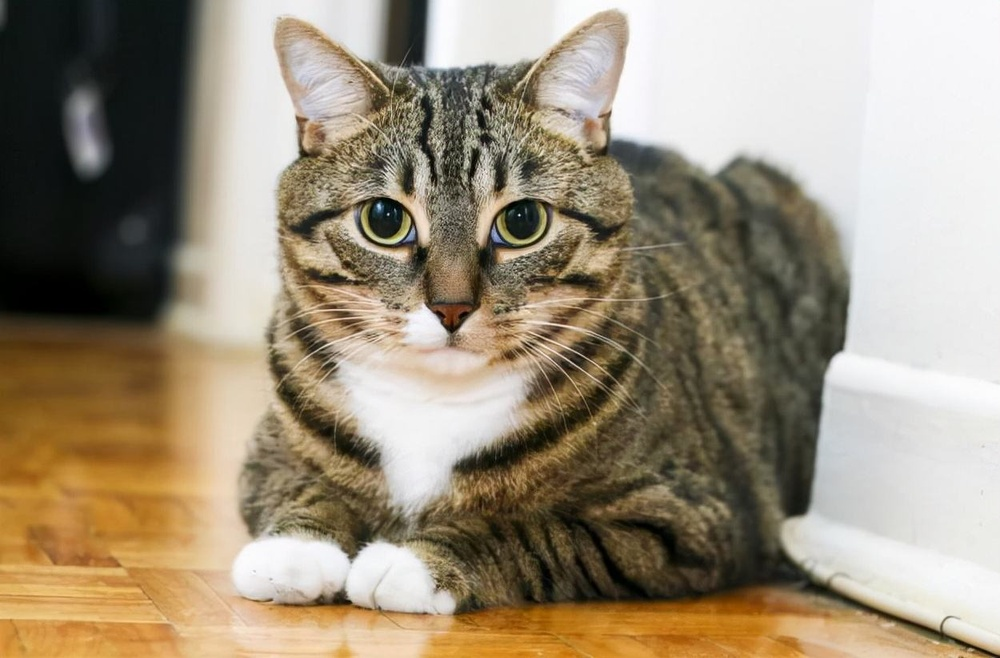
#> input picture lihuacat.jpeg, 1000 x 658 px, shrunk from 1250 x 822 before the run, found by its file name
$ python '5.1 canny边缘检测.py'
#> lines starting #> are read from the running program, lines starting #| are printed output that depends on the picture; after the words box and inside, x2 and y2 are one past the last pixel; in counts of white or black regions, pixels touching at a corner belong together
# @Time: 2023/1/27 20:30
# @File: 5.1 canny边缘检测.py
import cv2
import numpy as np

lihuacat = cv2.imread(r'D:\xzc\python\opencv\lihuacat.jpeg')
#> lihuacat is the input picture: shape (658, 1000, 3); mean B, G, R 123.1, 143.7, 156.4
cat1 = cv2.Canny(lihuacat,100,500)  #数字分别对应 最大最小阈值，可以给小一点阈值，得到较为精细的边缘
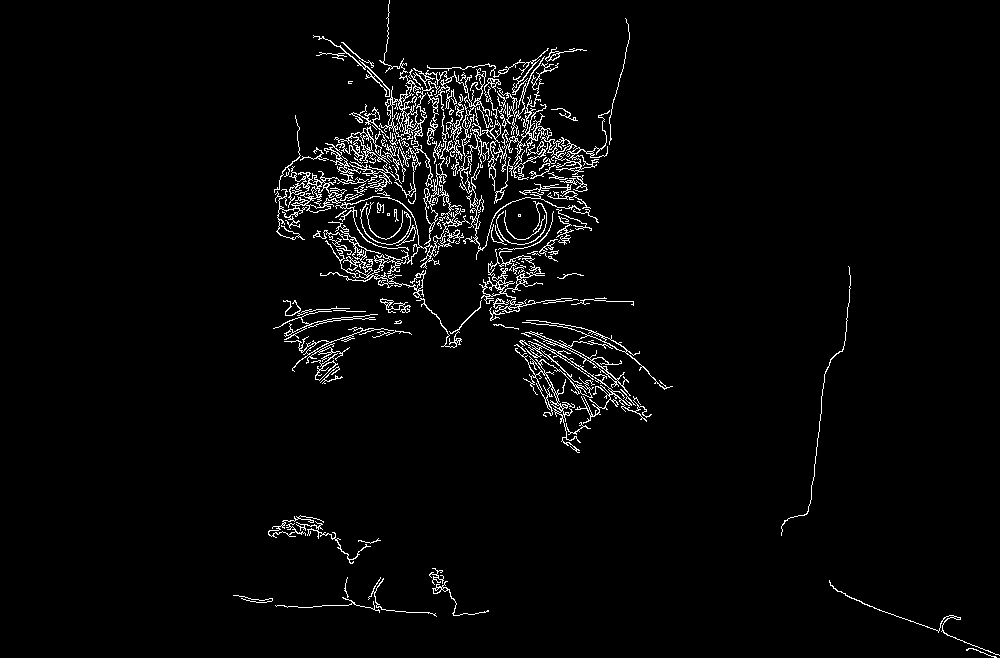
#> cat1: shape (658, 1000); 3.1% white in thin lines or dots, all inside (x1, y1, x2, y2) = (233, 0, 1000, 658)
cat2 = cv2.Canny(lihuacat,80,120)
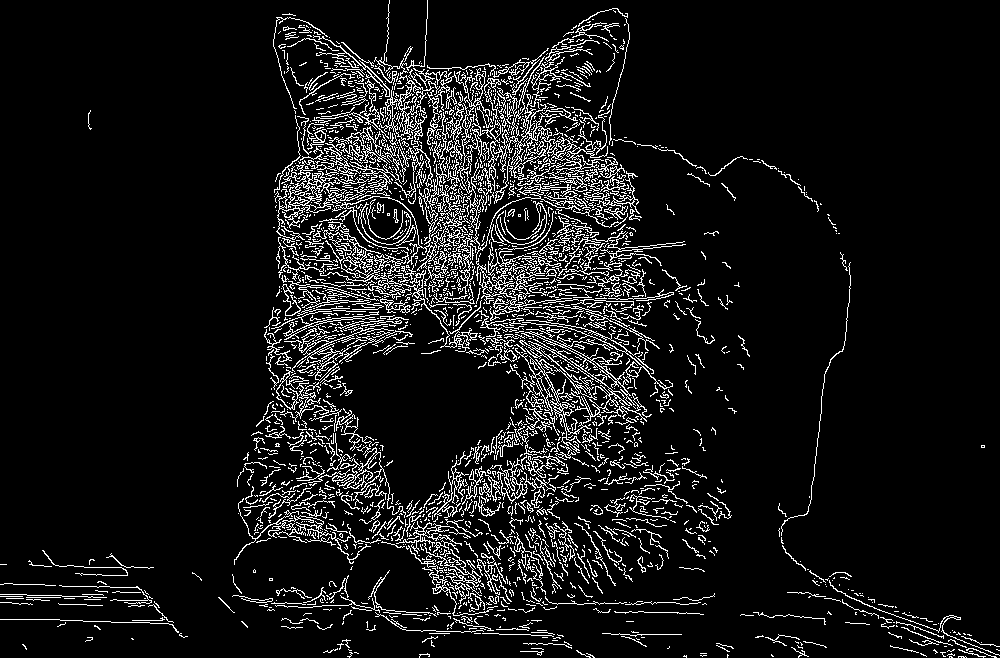
#> cat2: shape (658, 1000); 8.7% white in thin lines or dots
cv2.imshow('lihuacat',np.hstack((cat1,cat2)))
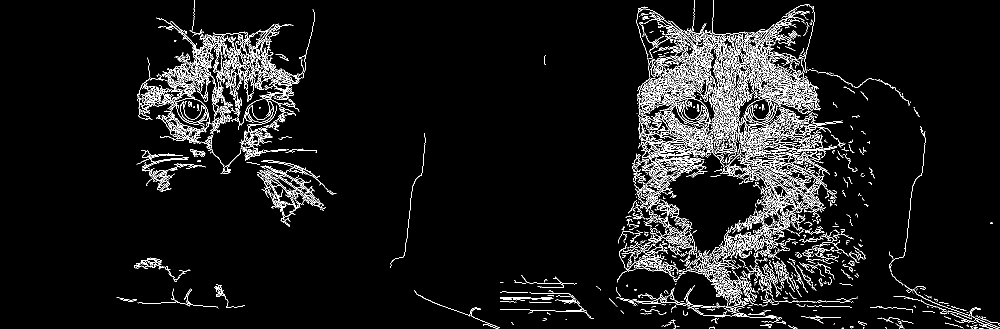
#> window 'lihuacat': shape (658, 2000) (shown at 1/2 size); 5.9% white in thin lines or dots, all inside (x1, y1, x2, y2) = (233, 0, 2000, 658)
cv2.waitKey()
cv2.destroyAllWindows()

$ run again, with cat.jpeg copied over lihuacat.jpeg
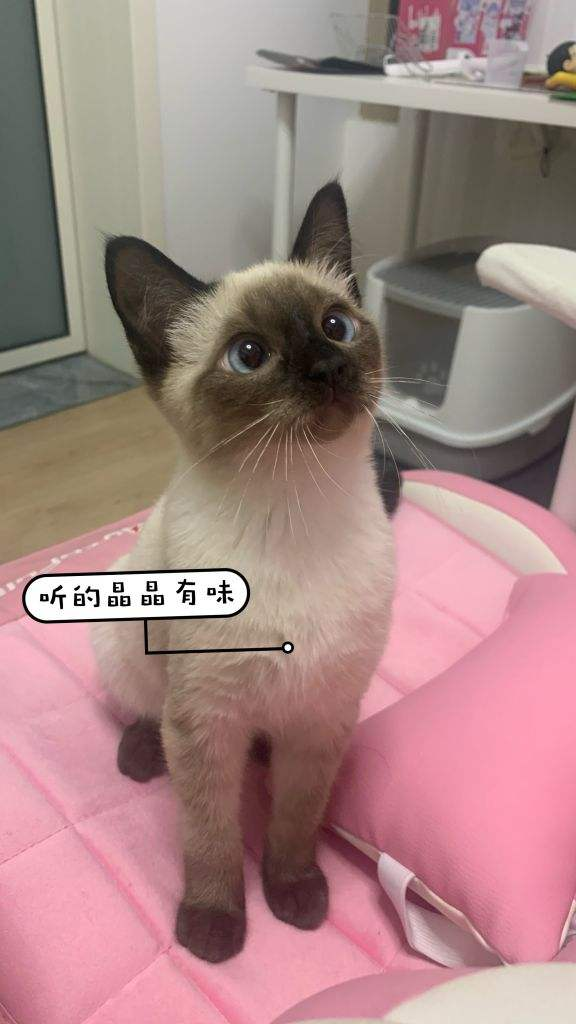
#> input picture cat.jpeg, 576 x 1024 px, found by its file name
#> lihuacat is the input picture: shape (1024, 576, 3); mean B, G, R 131.9, 133.2, 164.9
#> `cat1 = cv2.Canny(lihuacat,100,500)`:
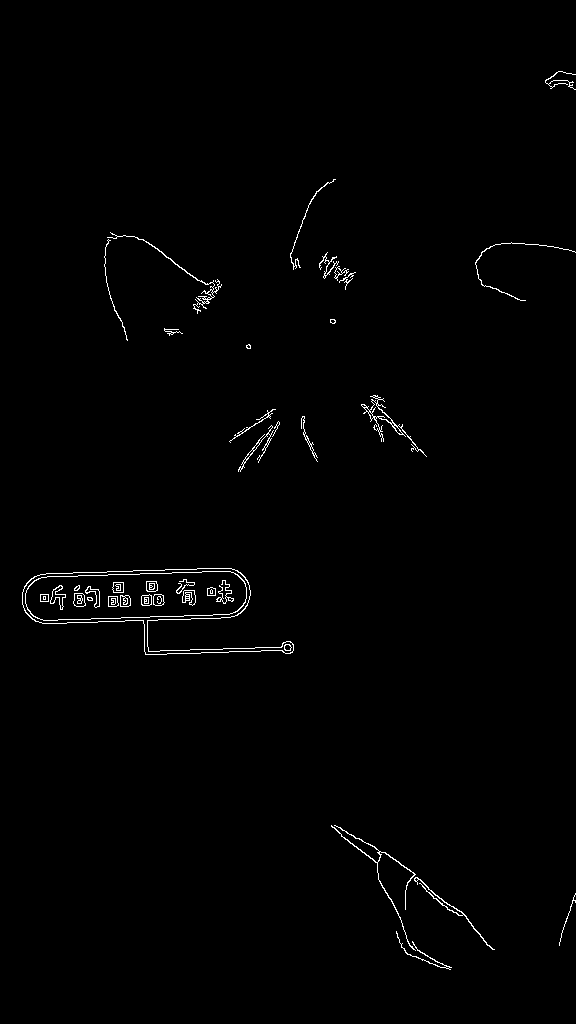
#> cat1: shape (1024, 576); 0.88% white in thin lines or dots, all inside (x1, y1, x2, y2) = (22, 71, 576, 970)
#> cat2: shape (1024, 576); 4.1% white in thin lines or dots
#> `cv2.imshow('lihuacat',np.hstack((cat1,cat2)))`:
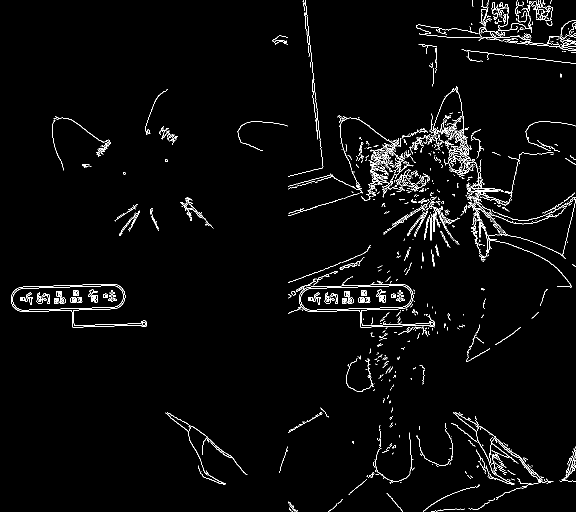
#> window 'lihuacat': shape (1024, 1152) (shown at 1/2 size); 2.5% white in thin lines or dots
